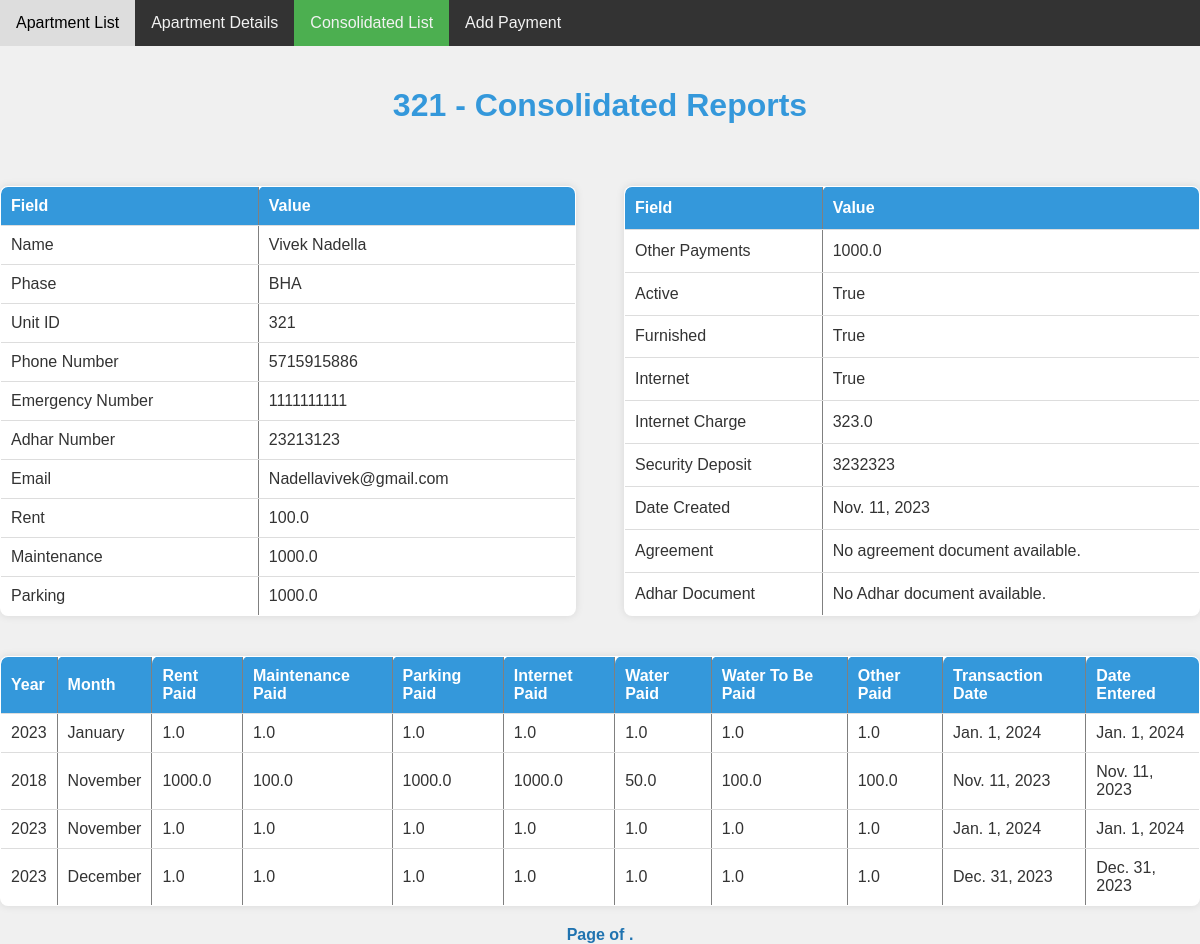
Page /apartments/11/consolidated-reports/ on the committed database.
### ApartmentApp/models.py (models this page shows, shortened)
class Apartment(models.Model):
    name = models.CharField(max_length=100)
    phase = models.IntegerField(choices=((1, 'BRP'), (2, 'BPN'), (2, 'BHA')))
    unit_id = models.IntegerField()
    phone_number = models.IntegerField(validators=[MinValueValidator(1000000000), MaxValueValidator(9999999999)])
    emergency_number = models.IntegerField(validators=[MinValueValidator(1000000000), MaxValueValidator(9999999999)])
    adhar_number = models.IntegerField()
    email = models.EmailField(blank = True)
    rent = models.FloatField()
    maintenance = models.FloatField()
    parking = models.FloatField()
    other_payments = models.FloatField()
    active = models.BooleanField(default=False)
    furnished = models.BooleanField(default=False)
    internet = models.BooleanField(default=False)
    internet_charge = models.FloatField()
    security_deposit = models.IntegerField()
    date_created = models.DateField(default=datetime.date.today)
    agreement = models.FileField(upload_to='agreements/', null=True, blank=True)
    adhar = models.FileField(upload_to='adhars/', null=True, blank=True)

class Payment(models.Model):
    rent_paid = models.FloatField()
    maintenance_paid = models.FloatField()
    parking_paid = models.FloatField()
    internet_paid = models.FloatField()
    water_to_be_paid = models.FloatField()
    water_paid = models.FloatField()
    other_paid = models.FloatField()
    transaction_id = models.IntegerField()
    payment_type = models.IntegerField(default=1, choices=((1, 'Bank'), (2, 'Cash'), (2, 'Other')))
    apartment = models.ForeignKey(Apartment, on_delete=models.CASCADE)
    month = models.PositiveIntegerField()
    year = models.PositiveIntegerField()
    transaction_date = models.DateField(default=datetime.date.today)
    date_entered = models.DateField(default=datetime.date.today)

### ApartmentApp/views.py (the view)
# urls.py: path('apartments/<int:apartment_id>/consolidated-reports/', views.consolidated_reports, name='consolidated_reports'),
def consolidated_reports(request, apartment_id):
    sort = request.GET.get('sort')
    apartment = Apartment.objects.get(id=apartment_id)
    payments = Payment.objects.filter(apartment=apartment)
    consolidated_payments = payments.values('month', 'year').annotate(
        total_rent_paid=Sum('rent_paid'),
        total_maintenance_paid=Sum('maintenance_paid'),
        total_water_to_be_paid=Sum('water_to_be_paid'),
        total_water_paid=Sum('water_paid'),
        total_internet_paid=Sum('internet_paid'),
        total_other_paid=Sum('other_paid'),
        total_parking_paid=Sum('parking_paid'),
        latest_transaction_date=Max('transaction_date'),
        latest_date_entered=Max('date_entered')
    )
    if sort == 'year':
        if 'sort_asc' in request.GET:
            consolidated_payments = consolidated_payments.order_by('year')
        else:
            consolidated_payments = consolidated_payments.order_by('-year')
    elif sort == 'rent_paid':
        if 'sort_asc' in request.GET:
            consolidated_payments = consolidated_payments.order_by('total_rent_paid')
        else:
            consolidated_payments = consolidated_payments.order_by('-total_rent_paid')
    elif sort == 'parking_paid':
        if 'sort_asc' in request.GET:
            consolidated_payments = consolidated_payments.order_by('total_parking_paid')
        else:
            consolidated_payments = consolidated_payments.order_by('-total_parking_paid')
    elif sort == 'internet_paid':
        if 'sort_asc' in request.GET:
            consolidated_payments = consolidated_payments.order_by('total_internet_paid')
        else:
            consolidated_payments = consolidated_payments.order_by('-total_internet_paid')
    elif sort == 'water_to_be_paid':
        if 'sort_asc' in request.GET:
            consolidated_payments = consolidated_payments.order_by('total_water_to_be_paid')
        else:
            consolidated_payments = consolidated_payments.order_by('-total_water_to_be_paid')
    elif sort == 'water_paid':
        if 'sort_asc' in request.GET:
            consolidated_payments = consolidated_payments.order_by('total_water_paid')
        else:
            consolidated_payments = consolidated_payments.order_by('-total_water_paid')
    elif sort == 'other_paid':
        if 'sort_asc' in request.GET:
            consolidated_payments = consolidated_payments.order_by('total_other_paid')
        else:
            consolidated_payments = consolidated_payments.order_by('-total_other_paid')
    elif sort == 'transaction_date':
        if 'sort_asc' in request.GET:
            consolidated_payments = consolidated_payments.order_by('latest_transaction_date')
        else:
            consolidated_payments = consolidated_payments.order_by('-latest_transaction_date')
    elif sort == 'date_entered':
        if 'sort_asc' in request.GET:
            consolidated_payments = consolidated_payments.order_by('latest_date_entered')
        else:
            consolidated_payments = consolidated_payments.order_by('-latest_date_entered')
    paginator = Paginator(consolidated_payments, 10)
    page_number = request.GET.get('page')
    page_obj = paginator.get_page(page_number)
    context = {
        'apartment': apartment,
        'consolidated_payments': page_obj,
        'sort': sort
    }
    return render(request, 'consolidated_reports.html', context)

### ApartmentApp/templates/consolidated_reports.html (shortened to what this page needs)
<!DOCTYPE html>
<html lang="en">
<head>
</head>
<body>
    <div class="navbar">
        <a href="{% url 'apartment_list' %}">Apartment List</a>
        <a href="{% url 'apartment_details' apartment_id=apartment.id %}">Apartment Details</a>
        <a href="{% url 'consolidated_reports' apartment_id=apartment.id %}" class="active">Consolidated List</a>
        <a href="{% url 'add_payment' apartment_id=apartment.id %}">Add Payment</a>
    </div>
    <h1>{{ apartment.unit_id }} - Consolidated Reports</h1>
    <div class="container">
        <table border="1" class="details-table">
            <tr>
                <th>Field</th>
                <th>Value</th>
            </tr>
            <tr>
                <td>Name</td>
                <td>{{ apartment.name }}</td>
            </tr>
            <tr>
                <td>Phase</td>
                <td>{{ apartment.get_phase_display }}</td>
            </tr>
            <tr>
                <td>Unit ID</td>
                <td>{{ apartment.unit_id }}</td>
            </tr>
            <tr>
                <td>Phone Number</td>
                <td>{{ apartment.phone_number }}</td>
            </tr>
            <tr>
                <td>Emergency Number</td>
                <td>{{ apartment.emergency_number }}</td>
            </tr>
            <tr>
                <td>Adhar Number</td>
                <td>{{ apartment.adhar_number }}</td>
            </tr>
            <tr>
                <td>Email</td>
                <td>{{ apartment.email }}</td>
            </tr>
            <tr>
                <td>Rent</td>
                <td>{{ apartment.rent }}</td>
            </tr>
            <tr>
                <td>Maintenance</td>
                <td>{{ apartment.maintenance }}</td>
            </tr>
            <tr>
                <td>Parking</td>
                <td>{{ apartment.parking }}</td>
            </tr>
        </table>
        <table border="1" class="details-table">
            <tr>
                <th>Field</th>
                <th>Value</th>
            </tr>
            <tr>
                <td>Other Payments</td>
                <td>{{ apartment.other_payments }}</td>
            </tr>
            <tr>
                <td>Active</td>
                <td>{{ apartment.active }}</td>
            </tr>
            <tr>
                <td>Furnished</td>
                <td>{{ apartment.furnished }}</td>
            </tr>
            <tr>
                <td>Internet</td>
                <td>{{ apartment.internet }}</td>
            </tr>
            <tr>
                <td>Internet Charge</td>
                <td>{{ apartment.internet_charge }}</td>
            </tr>
            <tr>
                <td>Security Deposit</td>
                <td>{{ apartment.security_deposit }}</td>
            </tr>
            <tr>
                <td>Date Created</td>
                <td>{{ apartment.date_created }}</td>
            </tr>
            <tr>
                <td>Agreement</td>
                <td>{% if apartment.agreement %}<a href="{% url 'view_agreement' apartment_id=apartment.id %}">View Agreement</a>{% else %}No agreement document available.{% endif %}</td>
            </tr>
            <tr>
                <td>Adhar Document</td>
                <td>{% if apartment.adhar %}<a href="{% url 'view_adhar' apartment_id=apartment.id %}">View Adhar</a>{% else %}No Adhar document available.{% endif %}</td>
            </tr>
        </table>
    </div>
    <table border="1" class="payments-table">
        <thead>
            <tr>
                <th onclick="sortTable('year')">Year</th>
                <th>Month</th>
                <th onclick="sortTable('rent_paid')">Rent Paid</th>
                <th onclick="sortTable('maintenance_paid')">Maintenance Paid</th>
                <th onclick="sortTable('parking_paid')">Parking Paid</th>
                <th onclick="sortTable('internet_paid')">Internet Paid</th>
                <th onclick="sortTable('water_paid')">Water Paid</th>
                <th onclick="sortTable('water_to_be_paid')">Water To Be Paid</th>
                <th onclick="sortTable('other_paid')">Other Paid</th>
                <th onclick="sortTable('transaction_date')">Transaction Date</th>
                <th onclick="sortTable('date_entered')">Date Entered</th>
            </tr>
        </thead>
        <tbody>
            {% for consolidated_payment in consolidated_payments %}
            <tr>
                <td>{{ consolidated_payment.year }}</td>
                <td>
                    {% if consolidated_payment.month == 1 %} January
                    {% elif consolidated_payment.month == 2 %} February
                    {% elif consolidated_payment.month == 3 %} March
                    {% elif consolidated_payment.month == 4 %} April
                    {% elif consolidated_payment.month == 5 %} May
                    {% elif consolidated_payment.month == 6 %} June
                    {% elif consolidated_payment.month == 7 %} July
                    {% elif consolidated_payment.month == 8 %} August
                    {% elif consolidated_payment.month == 9 %} September
                    {% elif consolidated_payment.month == 10 %} October
                    {% elif consolidated_payment.month == 11 %} November
                    {% elif consolidated_payment.month == 12 %} December
                    {% endif %}
                </td>
                <td>{{ consolidated_payment.total_rent_paid }}</td>
                <td>{{ consolidated_payment.total_maintenance_paid }}</td>
                <td>{{ consolidated_payment.total_parking_paid }}</td>
                <td>{{ consolidated_payment.total_internet_paid }}</td>
                <td>{{ consolidated_payment.total_water_paid }}</td>
                <td>{{ consolidated_payment.total_water_to_be_paid }}</td>
                <td>{{ consolidated_payment.total_other_paid }}</td>
                <td>{{ consolidated_payment.latest_transaction_date }}</td>
                <td>{{ consolidated_payment.latest_date_entered }}</td>
            </tr>
            {% endfor %}
        </tbody>
    </table>
    <div class="pagination">
        <span class="step-links">
            <span class="current">
                Page {{ payments.number }} of {{ payments.paginator.num_pages }}.
            </span>
        </span>
    </div>
</body>
</html>

### ApartmentApp/templates/consolidated_reports.html (style rules this page uses)
body { font-family: 'Arial', sans-serif; margin: 0; padding: 0; background-color: #f0f0f0; color: #333; }
h1 { text-align: center; padding: 20px 0; color: #3498db; }
.container { display: flex; justify-content: space-between; max-width: 1200px; margin: 0 auto; }
table { width: 48%; border-collapse: collapse; margin: 20px 0; background-color: #fff; box-shadow: 0 0 8px rgba(0, 0, 0, 0.1); border-radius: 8px; overflow: hidden; }
th, td { padding: 10px; text-align: left; border-bottom: 1px solid #ddd; }
th { cursor: pointer; background-color: #3498db; color: #fff; border-radius: 8px 0 0 0; transition: background-color 0.3s; }
.pagination { margin-top: 20px; display: flex; justify-content: center; font-size: 16px; color: #3498db; }
.current { font-weight: bold; color: #2073b0; }
.details-table { width: 48%; border-collapse: collapse; margin: 20px 0; background-color: #fff; box-shadow: 0 0 8px rgba(0, 0, 0, 0.1); border-radius: 8px; overflow: hidden; }
.payments-table { width: 100%; border-collapse: collapse; margin: 20px 0; background-color: #fff; box-shadow: 0 0 8px rgba(0, 0, 0, 0.1); border-radius: 8px; overflow: hidden; }
.navbar { background-color: #333; overflow: hidden; }
.navbar a { float: left; display: block; color: #f2f2f2; text-align: center; padding: 14px 16px; text-decoration: none; }
.active { background-color: #4CAF50; color: white; }

### rows in the picture
Apartment: unit_id "321", name "Vivek Nadella", phase "BHA", phone_number "5715915886", emergency_number "1111111111", adhar_number "23213123", email "Nadellavivek@gmail.com", rent "100.0", maintenance "1000.0", parking "1000.0", other_payments "1000.0", active "True", furnished "True", internet "True", internet_charge "323.0", security_deposit "3232323", date_created "Nov. 11, 2023"
Payment: year "2018", shows "November", total_rent_paid "1000.0", total_maintenance_paid "100.0", total_parking_paid "1000.0", total_internet_paid "1000.0", total_water_paid "50.0", total_water_to_be_paid "100.0", total_other_paid "100.0", latest_transaction_date "Nov. 11, 2023", latest_date_entered "Nov. 11, 2023"
Payment: year "2023", shows "December", total_rent_paid "1.0", total_maintenance_paid "1.0", total_parking_paid "1.0", total_internet_paid "1.0", total_water_paid "1.0", total_water_to_be_paid "1.0", total_other_paid "1.0", latest_transaction_date "Dec. 31, 2023", latest_date_entered "Dec. 31, 2023"

### other values in the picture
{{ consolidated_payment.year }} "2023" "2023"
{{ consolidated_payment.total_rent_paid }} "1.0" "1.0"
{{ consolidated_payment.total_maintenance_paid }} "1.0" "1.0"
{{ consolidated_payment.total_parking_paid }} "1.0" "1.0"
{{ consolidated_payment.total_internet_paid }} "1.0" "1.0"
{{ consolidated_payment.total_water_paid }} "1.0" "1.0"
{{ consolidated_payment.total_water_to_be_paid }} "1.0" "1.0"
{{ consolidated_payment.total_other_paid }} "1.0" "1.0"
{{ consolidated_payment.latest_transaction_date }} "Jan. 1, 2024" "Jan. 1, 2024"
{{ consolidated_payment.latest_date_entered }} "Jan. 1, 2024" "Jan. 1, 2024"
